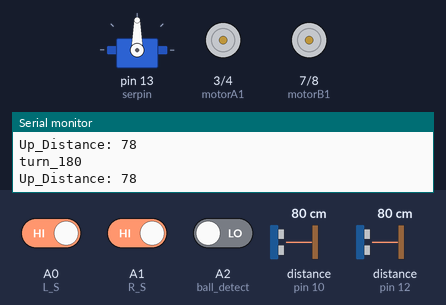
Bench run of a sketch on a simulated Arduino Uno, built with avr-gcc and run on an emulated ATmega328P. Shown: servo, motor-driver pin pairs drawn as motors (green arrow = first pin HIGH = forward, orange = second pin HIGH = backward, longer = more drive, scaled by the enable pin), the last lines printed to the serial monitor. Wiring (inferred from the names in the program): ultrasonic range finder: trigger pin 11; echo pin 12. Inputs (shaded band) come from the test bench; at power-on: distance to the obstacle (sensors on pin 12, pin 10) 80 cm, A0 (L_S) HIGH, A1 (R_S) HIGH, A2 (ball_detect) LOW. The echo pulse lasts 58.3 µs per cm.

Above: at 4.2 s.
4.3 s: distance to the obstacle (sensor on pin 12) set to 23 cm
5.8 s: distance to the obstacle (sensor on pin 12) set to 19 cm
At 5.98 s:
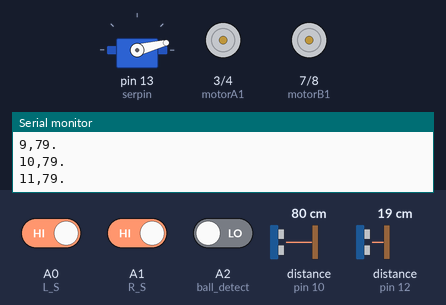
At 6.6 s:
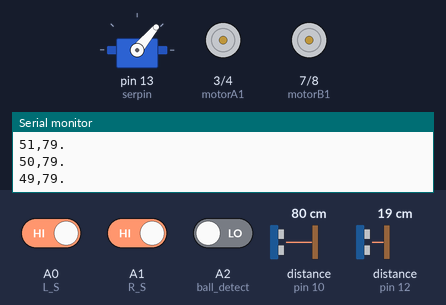
8.8 s: A0 (L_S) driven LOW
11.8 s: distance to the obstacle (sensor on pin 10) set to 250 cm
14.8 s: distance to the obstacle (sensor on pin 12) set to 120 cm
At 15.6 s:
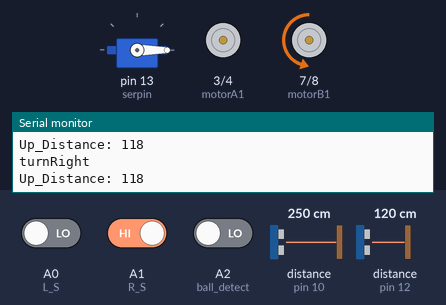
16.6 s: A1 (R_S) driven LOW
At 18.0 s:
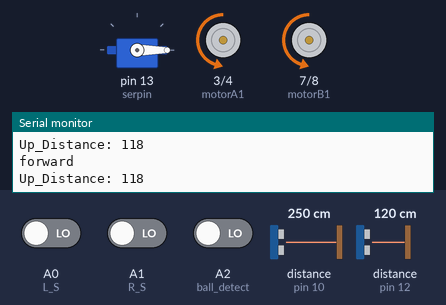
Timing chart, 0 to 19.1 s (numbered marks = the images above; inputs shaded):
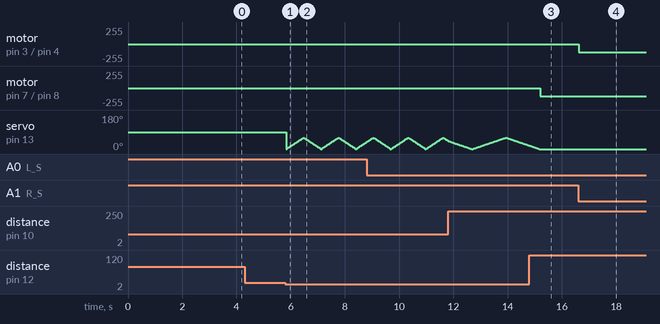

The sketch:

arduino-control-03.ino
```cpp
#include <Servo.h>

int distance = 20; // Khoảng cách phát hiện vật cản 12cm
void ultrasonic_up();
void servo_control();

//L298 kết nối arduino
const int motorA1      = 3;  // kết nối chân IN1 với chân 3 arduino
const int motorA2      = 4;  // kết nối chân IN2 với chân 4 arduino
const int motorAspeed  = 5;  // kết nối chân ENA với chân 5 arduino
const int motorB1      = 7; // kết nối chân IN3 với chân 7 arduino
const int motorB2      = 8; // kết nối chân IN4 với chân 8 arduino
const int motorBspeed  = 6;  // kết nối chân ENB với chân 6 arduino

//Kết nối cảm biến siêu âm HC-SRF 04 phía trên
const int trig_up = 11; // kết nối chân trig với chân 11 arduino
const int echo_up = 12; // kết nối chân echo với chân 12 arduino

// kết nối servo và cảm biến siêu âm ở phía dưới
Servo myser;
const int serpin = 13;
const int trig_down = 9;     //Chân trig của HC-SR04
const int echo_down = 10;     //Chân echo của HC-SR04
int deg, dis;     //Biến lưu độ và khoảng cách (degree,distance)

//kết nối của 3 cảm biến hồng ngoại và phát hiện quả bóng (dò line )
const int L_S = A0;  // cb dò line trái
const int R_S = A1; // cb dò line phải
const int ball_detect = A2; // cb dò line phải

int left_sensor_state; // biến lưu cảm biến hồng ngoại line trái
int right_sensor_state; // biến lưu cảm biến hồng ngoại line phải
int ball_detect_state;

// Biến lưu thời gian và khoảng cách cho cảm biến siêu âm trên
long up_duration; // biến lưu thời gian
int up_distance;  // biến khoảng cách

// Hàm khởi tạo
void setup() {
  pinMode(L_S,INPUT); // chân cảm biến khai báo là đầu vào
  pinMode(R_S,INPUT);
  pinMode(motorA1, OUTPUT);
  pinMode(motorA2, OUTPUT);
  pinMode(motorB1, OUTPUT);
  pinMode(motorB2, OUTPUT);
  pinMode(motorAspeed, OUTPUT);
  pinMode(motorBspeed, OUTPUT);
  pinMode(trig_up, OUTPUT);
  pinMode(echo_up, INPUT);

  Serial.begin(9600);
  analogWrite(motorAspeed, 120); // tốc độ động cơ a ban đầu 120 ( 0 - 255)
  analogWrite(motorBspeed, 120);// tốc độ động cơ b ban đầu 120 ( 0 - 255)
  delay(3000);

  // servo và cảm biến siêu âm dưới
  myser.attach(serpin);   //Kết nối servo

  pinMode(trig_down,OUTPUT);   //Chân trig sẽ phát tín hiệu
  pinMode(echo_down,INPUT);    //Chân echo sẽ nhận tín hiệu
  //  Serial.begin(9600);     //Set Baudrate

  }

//Hàm lặp
void loop() {
  ultrasonic_up();
  sensor_ir();

  // nếu khoảng cách nhỏ hơn giới hạn
  if(up_distance < distance){
    turn_180();
    servo_control();
    }

  }
```

motor_control.ino
```cpp
// Chương trình con
void forward(){ // chương trình con xe robot đi tiến
  digitalWrite(motorA1,LOW);
  digitalWrite(motorA2,HIGH);
  digitalWrite(motorB2,HIGH);
  digitalWrite(motorB1,LOW);
}


void turnRight(){
  digitalWrite(motorA1,LOW);
  digitalWrite(motorA2,LOW);
  digitalWrite(motorB2,HIGH);
  digitalWrite(motorB1,LOW);
}

void turnLeft(){
  digitalWrite(motorA1,LOW);
  digitalWrite(motorA2,HIGH);
  digitalWrite(motorB1,LOW);
  digitalWrite(motorB2,LOW);
}

void Stop(){
  digitalWrite(motorA1,LOW);
  digitalWrite(motorA2,LOW);
  digitalWrite(motorB1,LOW);
  digitalWrite(motorB2,LOW);
}

void turn_180(){
  digitalWrite(motorA1,LOW);
  digitalWrite(motorA2,LOW);
  digitalWrite(motorB1,LOW);
  digitalWrite(motorB2,LOW);
}
```

sensor_IR.ino
```cpp
void sensor_ir(){
  left_sensor_state = digitalRead(L_S);
  right_sensor_state = digitalRead(R_S);
  ball_detect_state = digitalRead(ball_detect);

  if ((digitalRead(L_S) == 0)&&(digitalRead(R_S) == 0)){forward();Serial.println("forward");}// đi tiến
  if ((digitalRead(L_S) == 1)&&(digitalRead(R_S) == 0)){turnLeft();Serial.println("turnLeft");} // rẻ trái
  if ((digitalRead(L_S) == 0)&&(digitalRead(R_S) == 1)){turnRight();Serial.println("turnRight");} // rẻ phải
  if ((digitalRead(L_S) == 1)&&(digitalRead(R_S) == 1)){turn_180();Serial.println("turn_180");} // quay xe
}
```

servo_control.ino
```cpp
//Thư viện
#include <Servo.h>

//Khai báo servo

void servo_control()

{

 //Quay từ 0 độ đến 180 độ
 for (deg=0;deg <=60; deg++)
 {
  myser.write(deg);         //Quay servo đến deg độ
  dis= down_distance();           //dis gán = khoảng cách
  Serial.print(deg);        //Xuất ra serial cho Processing đọc
  Serial.print(",");
  Serial.print(dis);
  Serial.print(".");
  Serial.println("");
  delay(5);
 }

 //Quay từ 180 độ về 0 độ (tương tự ở trên)
  for (deg = 60; deg>=0 ;deg--)
 {
  myser.write(deg);
  dis = down_distance();
  Serial.print(deg);
  Serial.print(",");
  Serial.print(dis);
  Serial.print(".");
  Serial.println("");
  delay(5);
 }
}

int down_distance()
{
    unsigned long down_duration; //Biến đo thời gian

    digitalWrite(trig_down, 0);   //Tắt chân trig
    delayMicroseconds(2);   //Chờ 2ms
    digitalWrite(trig_down, 1);   //Phát xung từ chân trig
    delayMicroseconds(5);   //Xung có độ dài 5 microSeconds
    digitalWrite(trig_down, 0);   //Tắt chân trig

    down_duration = pulseIn(echo_down,HIGH);  //Đo độ rộng xung HIGH ở chân echo.
    return int(down_duration/2/29.412);  //Tính khoảng cách đến vật.
}
```

ultrasonic_up.ino
```cpp
void ultrasonic_up()
{
  digitalWrite(trig_up, LOW);
  delayMicroseconds(2);
  digitalWrite(trig_up, HIGH);
  delayMicroseconds(10);
  digitalWrite(trig_up, LOW);
  up_duration = pulseIn(echo_up, HIGH);
  up_distance= up_duration*0.034/2;

  Serial.print("Up_Distance: ");
  Serial.println(up_distance);
  }
```

Measured:
- the behaviour switches between 21 and 20 cm on distance to the obstacle (sensor on pin 12) (found by bisection; images 0 and 1)
- after the input at 14.8 s, motor on pin 7 (motorB1) / pin 8 (motorB2): stopped → backward 120/255 after 0.40 s; servo on pin 13 (serpin): goes on until 15.2 s, then stays 0°
- after the input at 16.6 s, motor on pin 3 (motorA1) / pin 4 (motorA2): stopped → backward 120/255 at once
